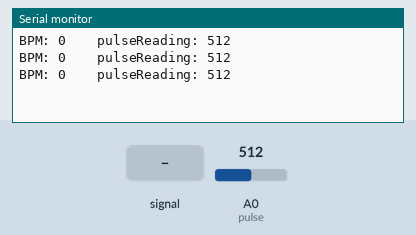
The sketch below on a simulated Arduino Uno, built with avr-gcc and run on an emulated ATmega328P. Parts: the last lines printed to the serial monitor. The inputs (shaded band) are chosen by the test bench; at power-on: A0 (pulse) = 512.

Above: at 2.2 s.
2.3 s: A0 (pulse) fed a 200 Hz sine of ±81 counts around its level
At 2.9 s:
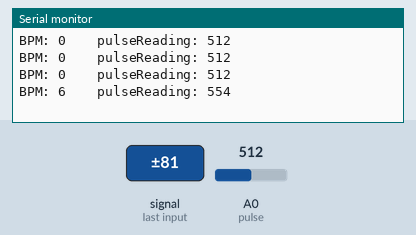
3.8 s: A0 (pulse) set to 716
At 4.4 s:
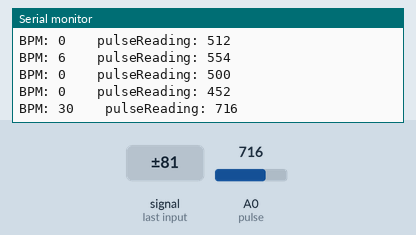
5.3 s: A0 (pulse) fed a 1000 Hz sine of ±255 counts around its level
At 5.9 s:
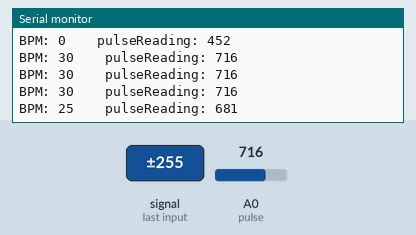
6.8 s: A0 (pulse) set to 900
At 7.4 s:
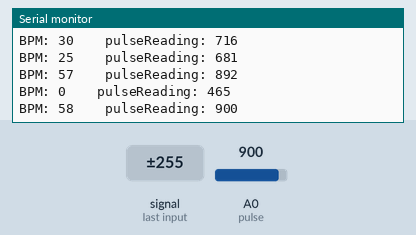
Timing chart, 0 to 9.3 s (numbered marks = the images above; inputs shaded):
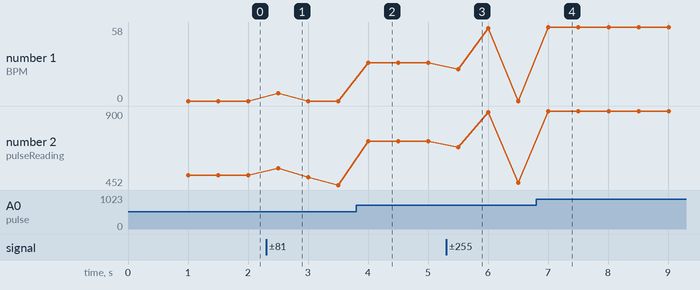

Measured:
- after the input at 2.3 s, the serial monitor: prints a new line after 0.20 s (image 1)
- after the input at 3.8 s, the serial monitor: prints a new line after 0.20 s (image 2)
- after the input at 5.3 s, the serial monitor: prints a new line after 0.21 s (image 3)
- after the input at 6.8 s, the serial monitor: prints a new line after 0.21 s (image 4)
- plotted number 1: 0 → 30 after the input at 3.8 s, 0 → 58 after the input at 6.8 s
- plotted number 2: 512 → 452 after the input at 2.3 s, 452 → 716 after the input at 3.8 s, 716 → 465 after the input at 5.3 s, 465 → 900 after the input at 6.8 s

The sketch:

BPM.ino
```cpp
#define pulse A0
int Threshold = 509;

void setup() {
pinMode(pulse,INPUT);
Serial.begin(9600);
delay(1000);

}

void loop() {

  int pulseReading = analogRead(pulse) ;
  int  b = pulseReading - Threshold;
  int  a = b * 0.14922;   //constant value
  if (a <= -1)
  {
     a = 0;
     Serial.print("BPM: ");     Serial.print(a); Serial.print("    ");
     Serial.print("pulseReading: ");     Serial.println(pulseReading);  delay(500);
  }
  else
  {
  Serial.print("BPM: ");     Serial.print(a); Serial.print("    ");
  Serial.print("pulseReading: ");     Serial.println(pulseReading);  delay(500);
  }
}
```
